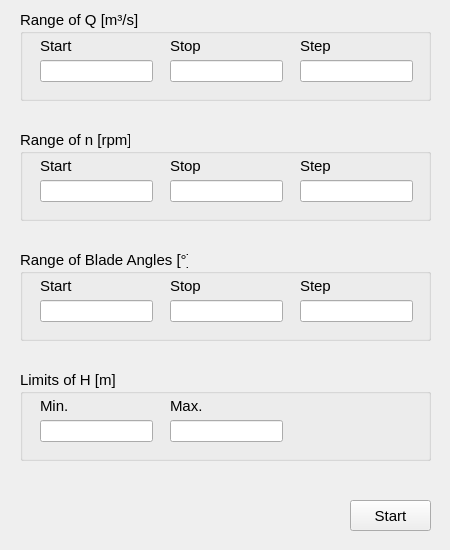
<?xml version="1.0" encoding="UTF-8"?>
<ui version="4.0">
 <class>MaximiseOutput</class>
 <widget class="QWidget" name="MaximiseOutput">
  <property name="geometry">
   <rect>
    <x>0</x>
    <y>0</y>
    <width>450</width>
    <height>550</height>
   </rect>
  </property>
  <property name="font">
   <font>
    <pointsize>11</pointsize>
   </font>
  </property>
  <property name="windowTitle">
   <string>Form</string>
  </property>
  <widget class="QGroupBox" name="groupBox_Q">
   <property name="geometry">
    <rect>
     <x>20</x>
     <y>10</y>
     <width>411</width>
     <height>91</height>
    </rect>
   </property>
   <property name="title">
    <string>Range of Q [m³/s]</string>
   </property>
   <widget class="QLineEdit" name="lineEdit_Q_step">
    <property name="geometry">
     <rect>
      <x>280</x>
      <y>50</y>
      <width>113</width>
      <height>22</height>
     </rect>
    </property>
   </widget>
   <widget class="QLabel" name="label_Q_Step">
    <property name="geometry">
     <rect>
      <x>280</x>
      <y>20</y>
      <width>101</width>
      <height>31</height>
     </rect>
    </property>
    <property name="text">
     <string>Step</string>
    </property>
   </widget>
   <widget class="QLineEdit" name="lineEdit_Q_start">
    <property name="geometry">
     <rect>
      <x>20</x>
      <y>50</y>
      <width>113</width>
      <height>22</height>
     </rect>
    </property>
   </widget>
   <widget class="QLabel" name="label_Q_Stop">
    <property name="geometry">
     <rect>
      <x>150</x>
      <y>20</y>
      <width>111</width>
      <height>31</height>
     </rect>
    </property>
    <property name="text">
     <string>Stop</string>
    </property>
   </widget>
   <widget class="QLineEdit" name="lineEdit_Q_stop">
    <property name="geometry">
     <rect>
      <x>150</x>
      <y>50</y>
      <width>113</width>
      <height>22</height>
     </rect>
    </property>
   </widget>
   <widget class="QLabel" name="label_Q_Start">
    <property name="geometry">
     <rect>
      <x>20</x>
      <y>20</y>
      <width>101</width>
      <height>31</height>
     </rect>
    </property>
    <property name="text">
     <string>Start</string>
    </property>
   </widget>
  </widget>
  <widget class="QPushButton" name="pushButtonStart">
   <property name="geometry">
    <rect>
     <x>350</x>
     <y>500</y>
     <width>81</width>
     <height>31</height>
    </rect>
   </property>
   <property name="text">
    <string>Start</string>
   </property>
  </widget>
  <widget class="QGroupBox" name="groupBox_n">
   <property name="geometry">
    <rect>
     <x>20</x>
     <y>130</y>
     <width>411</width>
     <height>91</height>
    </rect>
   </property>
   <property name="title">
    <string>Range of n [rpm]</string>
   </property>
   <widget class="QLineEdit" name="lineEdit_n_step">
    <property name="geometry">
     <rect>
      <x>280</x>
      <y>50</y>
      <width>113</width>
      <height>22</height>
     </rect>
    </property>
   </widget>
   <widget class="QLabel" name="label_n_Step">
    <property name="geometry">
     <rect>
      <x>280</x>
      <y>20</y>
      <width>101</width>
      <height>31</height>
     </rect>
    </property>
    <property name="text">
     <string>Step</string>
    </property>
   </widget>
   <widget class="QLineEdit" name="lineEdit_n_start">
    <property name="geometry">
     <rect>
      <x>20</x>
      <y>50</y>
      <width>113</width>
      <height>22</height>
     </rect>
    </property>
   </widget>
   <widget class="QLabel" name="label_n_Stop">
    <property name="geometry">
     <rect>
      <x>150</x>
      <y>20</y>
      <width>111</width>
      <height>31</height>
     </rect>
    </property>
    <property name="text">
     <string>Stop</string>
    </property>
   </widget>
   <widget class="QLineEdit" name="lineEdit_n_stop">
    <property name="geometry">
     <rect>
      <x>150</x>
      <y>50</y>
      <width>113</width>
      <height>22</height>
     </rect>
    </property>
   </widget>
   <widget class="QLabel" name="label_n_Start">
    <property name="geometry">
     <rect>
      <x>20</x>
      <y>20</y>
      <width>101</width>
      <height>31</height>
     </rect>
    </property>
    <property name="text">
     <string>Start</string>
    </property>
   </widget>
  </widget>
  <widget class="QGroupBox" name="groupBox_blade_angle">
   <property name="geometry">
    <rect>
     <x>20</x>
     <y>250</y>
     <width>411</width>
     <height>91</height>
    </rect>
   </property>
   <property name="title">
    <string>Range of Blade Angles [°]</string>
   </property>
   <widget class="QLineEdit" name="lineEdit_blade_angle_step">
    <property name="geometry">
     <rect>
      <x>280</x>
      <y>50</y>
      <width>113</width>
      <height>22</height>
     </rect>
    </property>
   </widget>
   <widget class="QLabel" name="label_blade_angle_Step">
    <property name="geometry">
     <rect>
      <x>280</x>
      <y>20</y>
      <width>101</width>
      <height>31</height>
     </rect>
    </property>
    <property name="text">
     <string>Step</string>
    </property>
   </widget>
   <widget class="QLineEdit" name="lineEdit_blade_angle_start">
    <property name="geometry">
     <rect>
      <x>20</x>
      <y>50</y>
      <width>113</width>
      <height>22</height>
     </rect>
    </property>
   </widget>
   <widget class="QLabel" name="label_blade_angle_Stop">
    <property name="geometry">
     <rect>
      <x>150</x>
      <y>20</y>
      <width>111</width>
      <height>31</height>
     </rect>
    </property>
    <property name="text">
     <string>Stop</string>
    </property>
   </widget>
   <widget class="QLineEdit" name="lineEdit_blade_angle_stop">
    <property name="geometry">
     <rect>
      <x>150</x>
      <y>50</y>
      <width>113</width>
      <height>22</height>
     </rect>
    </property>
   </widget>
   <widget class="QLabel" name="label_blade_angle_Start">
    <property name="geometry">
     <rect>
      <x>20</x>
      <y>20</y>
      <width>101</width>
      <height>31</height>
     </rect>
    </property>
    <property name="text">
     <string>Start</string>
    </property>
   </widget>
  </widget>
  <widget class="QGroupBox" name="groupBox_H">
   <property name="geometry">
    <rect>
     <x>20</x>
     <y>370</y>
     <width>411</width>
     <height>91</height>
    </rect>
   </property>
   <property name="title">
    <string>Limits of H [m]</string>
   </property>
   <widget class="QLineEdit" name="lineEdit_H_min">
    <property name="geometry">
     <rect>
      <x>20</x>
      <y>50</y>
      <width>113</width>
      <height>22</height>
     </rect>
    </property>
   </widget>
   <widget class="QLabel" name="label_H_max">
    <property name="geometry">
     <rect>
      <x>150</x>
      <y>20</y>
      <width>111</width>
      <height>31</height>
     </rect>
    </property>
    <property name="text">
     <string>Max.</string>
    </property>
   </widget>
   <widget class="QLineEdit" name="lineEdit_H_max">
    <property name="geometry">
     <rect>
      <x>150</x>
      <y>50</y>
      <width>113</width>
      <height>22</height>
     </rect>
    </property>
   </widget>
   <widget class="QLabel" name="label_H_min">
    <property name="geometry">
     <rect>
      <x>20</x>
      <y>20</y>
      <width>101</width>
      <height>31</height>
     </rect>
    </property>
    <property name="text">
     <string>Min.</string>
    </property>
   </widget>
  </widget>
 </widget>
 <resources/>
 <connections/>
</ui>
